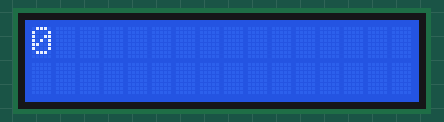
Recording of a sketch running on a simulated Arduino Uno, built with avr-gcc and run on an emulated ATmega328P. On the bench: 16×2 character LCD.

Above: at 0.16 s.
At 0.56 s:
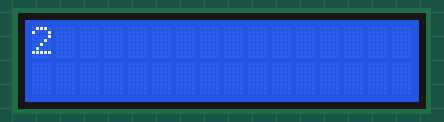
At 1.16 s:
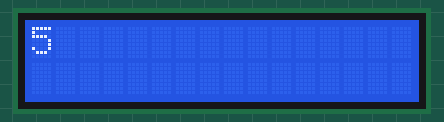
At 1.56 s:
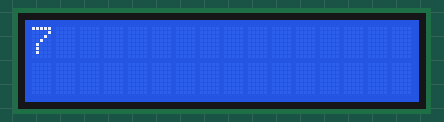
At 1.96 s:
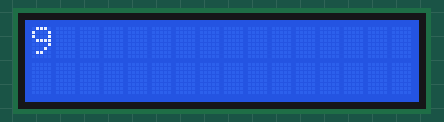
At 2.36 s:
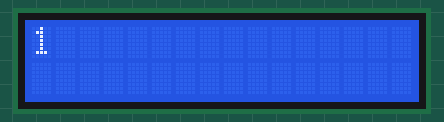

The sketch:

ESDI4.1.ino
```cpp
/****************************
Author:Asha Patel
Title:Display  0 to 9 on LCD.
Date:02/09/2017
Email:15it073@charusat.edu.in
*****************************/
#include<LiquidCrystal.h>

LiquidCrystal lcd(9,8,3,2,1,0);

void setup() {
   // put your setup code here, to run once:
  lcd.begin(16,2);
}

void loop() {
  // put your main code here, to run repeatedly:
  for(int i=0;i<=9;i++)
  {
    lcd.setCursor(0,0);
    lcd.print(i);
    delay(200);
  }
}
```

Measured:
- by itself, everything shown: repeats every 2.0 s, in 10 steps
